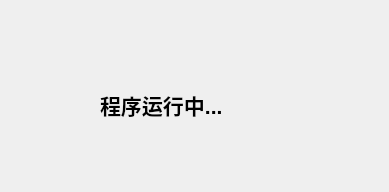
<?xml version="1.0" encoding="UTF-8"?>
<ui version="4.0">
 <class>NaviMain</class>
 <widget class="QWidget" name="NaviMain">
  <property name="geometry">
   <rect>
    <x>0</x>
    <y>0</y>
    <width>389</width>
    <height>192</height>
   </rect>
  </property>
  <property name="windowTitle">
   <string>NaviMain</string>
  </property>
  <widget class="QLabel" name="label">
   <property name="geometry">
    <rect>
     <x>100</x>
     <y>80</y>
     <width>141</width>
     <height>51</height>
    </rect>
   </property>
   <property name="text">
    <string>&lt;html&gt;&lt;head/&gt;&lt;body&gt;&lt;p&gt;&lt;span style=&quot; font-size:16pt; font-weight:600;&quot;&gt;程序运行中...&lt;/span&gt;&lt;/p&gt;&lt;/body&gt;&lt;/html&gt;</string>
   </property>
  </widget>
 </widget>
 <resources/>
 <connections/>
</ui>
